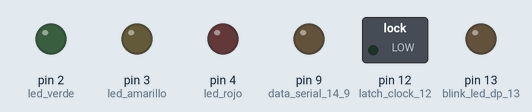
Recording of a sketch running on a simulated Arduino Uno, built with avr-gcc and run on an emulated ATmega328P. Parts: switched loads named in the sketch (green lamp = pin HIGH), output pins drawn as LEDs (lit = HIGH). Pins used as bus, display or sensor lines are not drawn.

Above: at 0.2 s.
At 3.4 s:
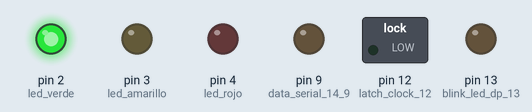
At 8.6 s:
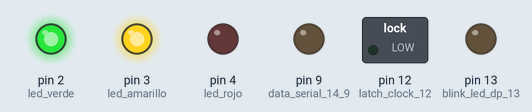
At 21.1 s:
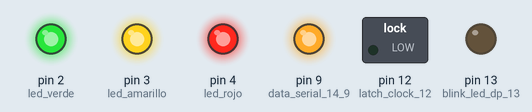
At 29.7 s:
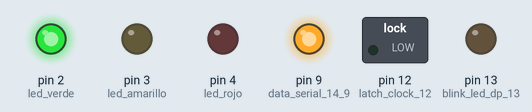
At 38.0 s:
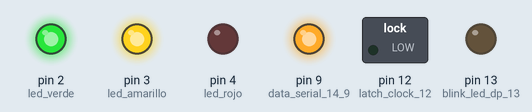
Timing chart, 0 to 40.0 s (numbered marks = the images above):
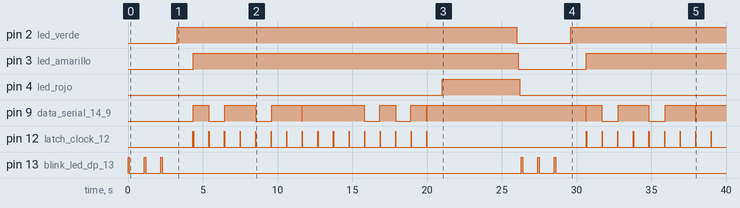

The sketch:

demo_shift_register_7_segment_0_to_f.ino
```cpp
/*
  Shift Register Sample

    Operates a Shift Register 74HC595N to light leds in order one by one.

 */

int led_verde = 2;
int led_amarillo = 3;
int led_rojo = 4;

int blink_led_dp_13 = 13; /* BLUE:   I use this LED to show a start and end point in the program. */
int _reset_10 = 10;       /* WHITE:  Performs a high-low to reset contents of the SR */

int shift_clock_11 = 11;  /* YELLOW: Performs a H-L to shift contents of the register and fetch the data present in DATA SERIAL PIN*/
                          /*NOTICE!!!
                          WHEN PWM PORT IS USED HERE (11 FOR INSTANCE) THE SHIFT REGISTER IC MAY GET MORE THAN ONE SHIFT EXECUTIONS PER L-H-L TRANSITION... WHICH SOUNDS LIKE A BUG SOMEWHERE. USE PIN 8 (NON PWM)
                          FORM MORE ACCURATE RESULTS.
                          */

int latch_clock_12 = 12;  /* BLUE:  Performs a H-L to update Parallel Outputs with serial contents*/

int data_serial_14_9 = 9;   /*ORANGE:    H or L should be present in the pin 14 of the IC when Shift-Clock is actuated. */

int signalDelay = 10; /*DELAY BETWEEN SIGNAL CHANGES TO GIVE THE CHIP TIME TO REACT */

void setup() {

  setPinModes();
}

// the loop routine runs over and over again forever:
void loop() {

  blinkSignal();

  digitalWrite(led_verde, HIGH); delay(1000);

  /*FIRST OF ALL - RESET THE CHIP */
  resetRegisterControls();
  resetRegister();

  digitalWrite(led_amarillo, HIGH);

  setByte (HIGH,LOW,LOW,LOW,LOW,LOW,LOW); //0
  setByte (HIGH,HIGH,HIGH,HIGH,LOW,LOW,HIGH); //1
  setByte (LOW,HIGH,LOW,LOW,HIGH,LOW,LOW);//2
  setByte (LOW,HIGH,HIGH,LOW,LOW,LOW,LOW);//3
  setByte (LOW,LOW,HIGH,HIGH,LOW,LOW,HIGH);//4
  setByte (LOW,LOW,HIGH,LOW,LOW,HIGH,LOW);//5
  setByte (LOW,LOW,LOW,LOW,LOW,HIGH,LOW);//6
  setByte (HIGH,HIGH,HIGH,HIGH,LOW,LOW,LOW);//7
  setByte (LOW,LOW,LOW,LOW,LOW,LOW,LOW);//8
  setByte (LOW,LOW,HIGH,LOW,LOW,LOW,LOW);//9
  setByte (LOW,LOW,LOW,HIGH,LOW,LOW,LOW);//a
  setByte (LOW,LOW,LOW,LOW,LOW,HIGH,HIGH);//b
  setByte (HIGH,LOW,LOW,LOW,HIGH,HIGH,LOW);//c
  setByte (LOW,HIGH,LOW,LOW,LOW,LOW,HIGH);//d
  setByte (LOW,LOW,LOW,LOW,HIGH,HIGH,LOW);//e
  setByte (LOW,LOW,LOW,HIGH,HIGH,HIGH,LOW);//f


 digitalWrite(led_rojo, HIGH); delay(5000);


 digitalWrite(led_verde, LOW); delay(100);
 digitalWrite(led_amarillo, LOW); delay(100);
 digitalWrite(led_rojo, LOW); delay(100);


}

void setByte(boolean g, boolean f, boolean e, boolean d, boolean c, boolean b, boolean a){

  // resetRegister();
 injectBit(!g);//1
 injectBit(!f);//2
 injectBit(!e);//3
 injectBit(!d);//4
 injectBit(!c);//5
 injectBit(!b);//6
 injectBit(!a);//7

doLatch();
delay(1000);


}

void setPinModes(){
  /*SET PINS AS OUTPUTS */

  pinMode(led_rojo, OUTPUT);
  pinMode(led_amarillo, OUTPUT);
  pinMode(led_verde, OUTPUT);

  pinMode(blink_led_dp_13, OUTPUT);
  pinMode(_reset_10 , OUTPUT); /*LOW DOES RESET, HIGH ENABLES*/
  pinMode(shift_clock_11 , OUTPUT);  /*HIGH SHIFTS*/
  pinMode(latch_clock_12 , OUTPUT); /*HIGH Stores*/
  pinMode(data_serial_14_9 , OUTPUT); /*PUT 1 or 0 just before setting latch_clock_12 to HIGH*/
}
void blinkSignal(){
  /*INDICATES ROUTINE START*/
  digitalWrite(blink_led_dp_13, HIGH); delay(100);
  digitalWrite(blink_led_dp_13, LOW); delay(1000);
  digitalWrite(blink_led_dp_13, HIGH); delay(100);
  digitalWrite(blink_led_dp_13, LOW); delay(1000);
  digitalWrite(blink_led_dp_13, HIGH); delay(100);
  digitalWrite(blink_led_dp_13, LOW); delay(1000);
}

void resetRegisterControls(){
  /*LETS BEGIN BY PUTTING CONTROL SIGNALS IN LOW*/
  digitalWrite(_reset_10, HIGH);
  digitalWrite(shift_clock_11, LOW);
  digitalWrite(latch_clock_12, LOW);
  digitalWrite(data_serial_14_9, LOW);
  delay(signalDelay);
}

void resetRegister(){
  digitalWrite(_reset_10, LOW); delay(signalDelay);
  digitalWrite(_reset_10, HIGH); delay (signalDelay);/*END RESET*/

  doLatch();
}

void injectBit(boolean bitValue){

   /*PLACE A value in the data bit. */
  setDataBit(bitValue);
  /*SHIFT CLOCK FOR SHIFT: LOADS DATA BIT INTO THE STREAM SHIFTING ONE STEP */

  doShift();

  /*STORE IT: ACTUALLY TAKES THE SERIAL CELL VALUES AND OUTPUTS THEM AS PARALLEL*/
 // doLatch();

}

void setDataBit(boolean bitValue){
  digitalWrite(data_serial_14_9, bitValue);  delay(1);
}

void doShift(){
   digitalWrite(shift_clock_11, HIGH); delay(1);
   digitalWrite(shift_clock_11, LOW); delay(1);
}

void doLatch(){
   digitalWrite(latch_clock_12, HIGH); delay(signalDelay);
   digitalWrite(latch_clock_12, LOW); delay(signalDelay);
}
```

Measured:
- by itself, pin 2 (led_verde): LOW → HIGH at 3.3 s, → LOW 22.7 s later, → HIGH 3.6 s later
- by itself, pin 3 (led_amarillo): LOW → HIGH at 4.4 s, → LOW 21.8 s later, → HIGH 4.6 s later
- by itself, pin 4 (led_rojo): LOW → HIGH at 21.0 s, → LOW 5.2 s later
- by itself, pin 9 (data_serial_14_9): LOW → HIGH at 4.4 s, → LOW 1.0 s later, → HIGH 1.1 s later, → LOW 2.0 s later, … (21 changes in this stretch)
- by itself, pin 13 (blink_led_dp_13): LOW → HIGH at 0.00 s, → LOW 0.10 s later, → HIGH 1.0 s later, → LOW 0.10 s later, … (12 changes in this stretch)
